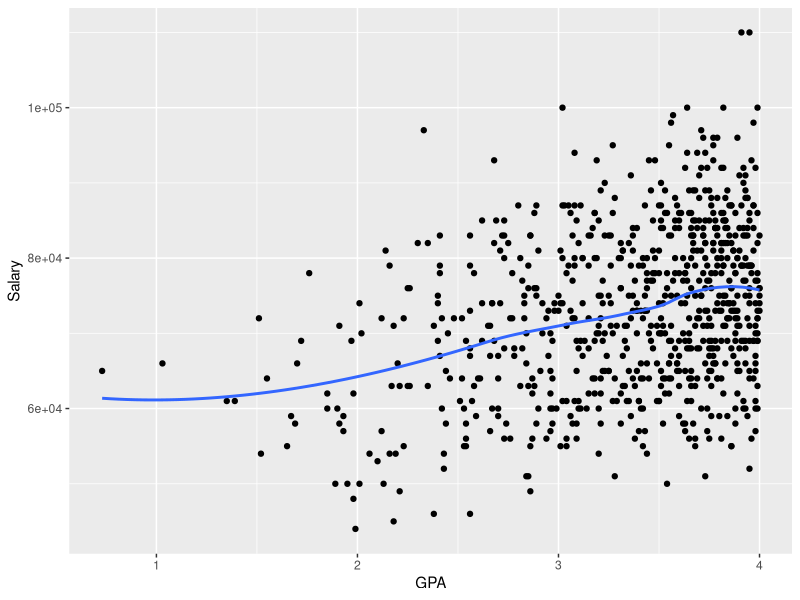
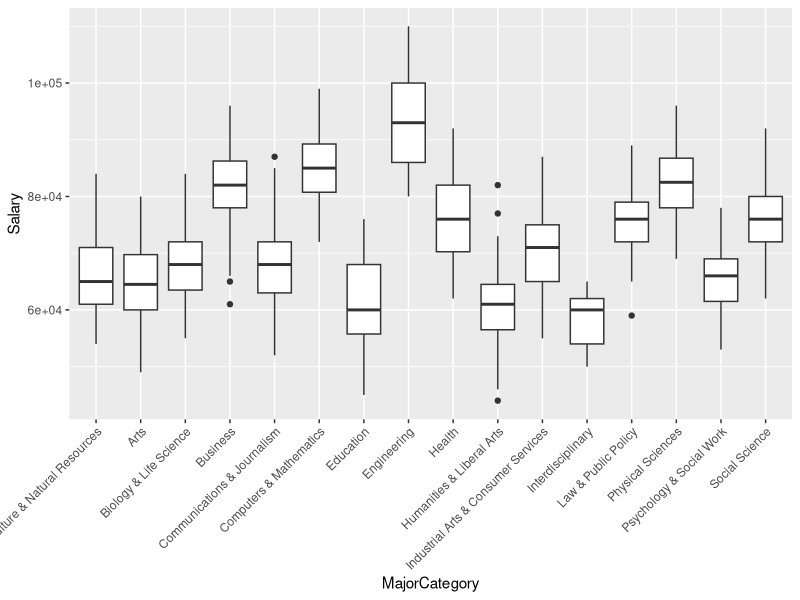
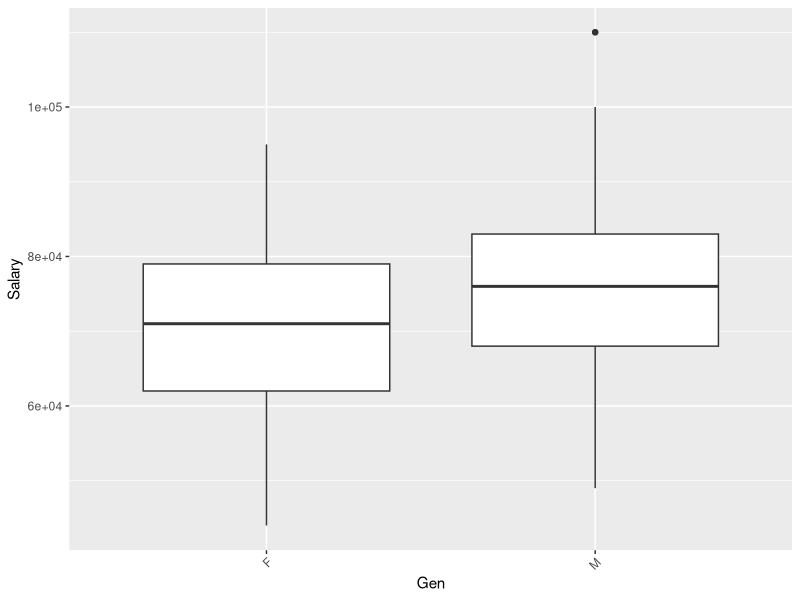
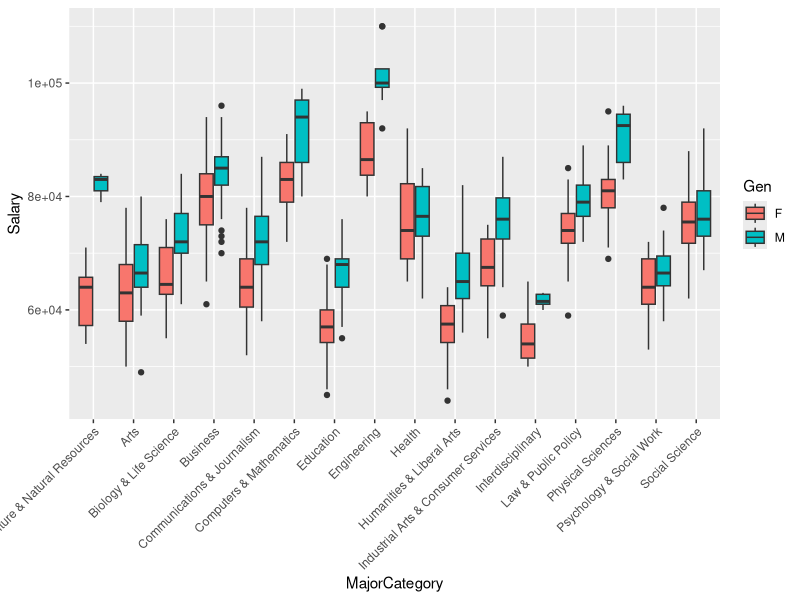
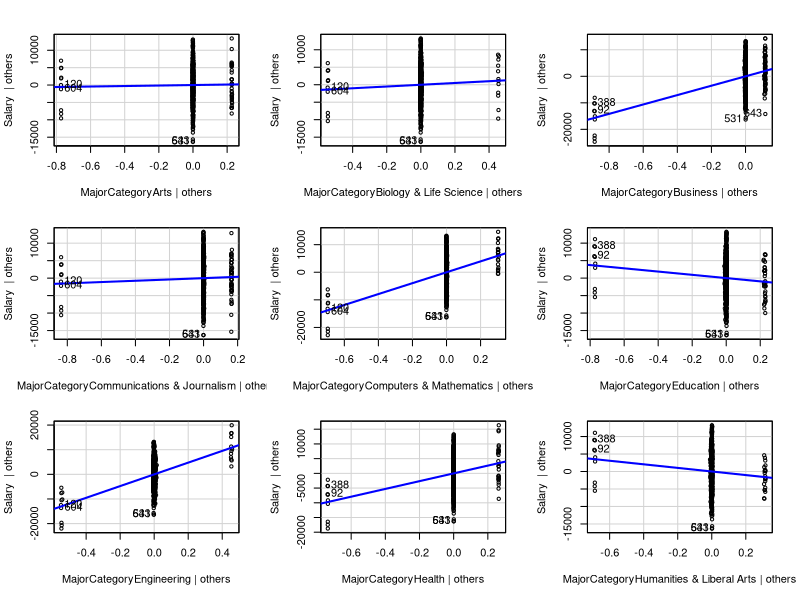
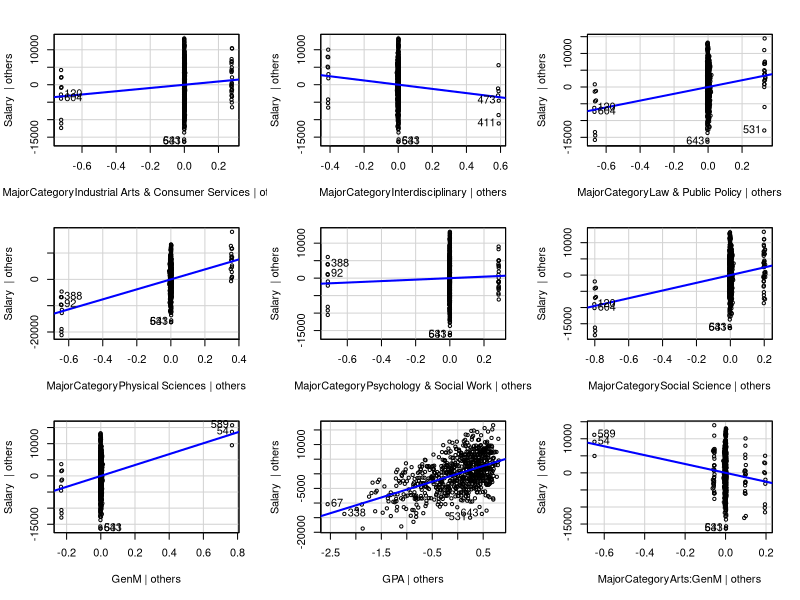
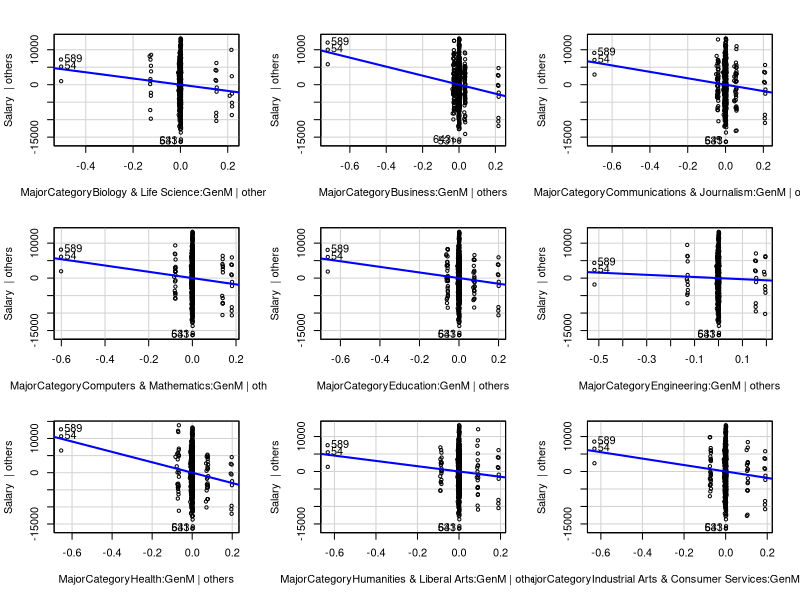
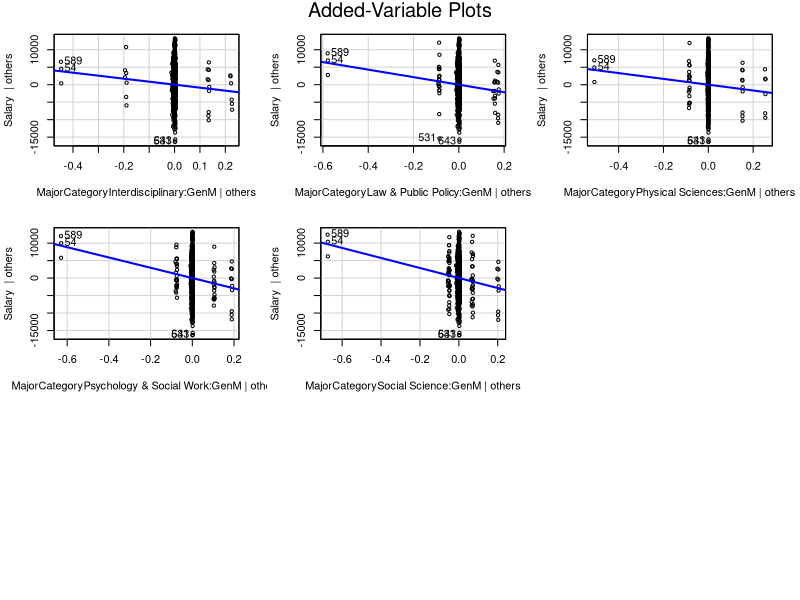

Write R code to recreate these figures, in order.
setwd("/Users/oscar/Desktop/Winter2023/STAT469/CollegeEducation")

library(tidyverse)
library(GGally)
library(car)
library(MASS)
library(lmtest)
library(multcomp)

salary <- read_csv("Salary.csv")

#1.----

#scaterplot of GPA and Salary
ggplot(data=salary, mapping=aes(x=GPA, y=Salary)) + geom_point()+geom_smooth(se=FALSE)

#Boxplot of majors and salary
ggplot(data=salary, mapping=aes(x=MajorCategory, y=Salary)) + geom_boxplot() + theme(axis.text.x = element_text(angle = 45, hjust = 1))

#Boxplot of gender and salary
ggplot(data=salary, mapping=aes(x=Gen, y=Salary)) + geom_boxplot() + theme(axis.text.x = element_text(angle = 45, hjust = 1))

#Correlation of GPA and Salary
cor(salary$Salary, salary$GPA)

#3.----

#Model to verify matrices
salary.lm <- lm(formula=Salary~., data=salary)

#model matrix
X <- model.matrix(object=Salary~., data=salary)
y <- salary$Salary

#Coefficients
Bhat <- solve((t(X)%*%X))%*%t(X)%*%y
coef(salary.lm)
Bhat

#standard deviation
S2 <- (t(y-(X%*%Bhat))%*%(y-(X%*%Bhat)))/(756-17-1)
sigma(salary.lm)
sqrt(S2)

#R^2
summary(salary.lm)$r.squared


#4.----

#F-test with anova for gender and major interaction
salaryinter.lm <- lm(formula=Salary~.+Gen:MajorCategory, data=salary)
anova(salaryinter.lm)

#boxplot of salary and gender
ggplot(data=salary, mapping=aes(x=MajorCategory, y=Salary, fill=Gen)) + geom_boxplot()+ theme(axis.text.x = element_text(angle = 45, hjust = 1))


#5.----
#AV Plots
avPlots(salaryinter.lm, ask=FALSE)


#Standardized res
ggplot() + geom_histogram(mapping=aes(x=stdres(salaryinter.lm)))

#KS Test
ks.test(stdres(salaryinter.lm), "pnorm")

#Fitted vals vs. res
ggplot(mapping=aes(x=fitted(salaryinter.lm), y=resid(salaryinter.lm))) + geom_point()

#BP test
bptest(salaryinter.lm)


#6.----
#Confidence intervals of 97%:


#GPA
gpa.lm <- lm(formula=Salary~GPA, data=salary)
confint(gpa.lm,level=.97)

#Gender
gender.lm <- lm(formula=Salary~Gen, data=salary)
confint(gender.lm,level=.97)

#Engineering
engin.lm <- lm(formula=Salary~MajorCategory, data=salary)
confint(engin.lm,level=.97)


#7.----

#Hypothesis test of gender in the field of math and computers
at <- t((c(1, 0, 0, 0, 0, 1, 0, 0, 0, 0, 0, 0, 0, 0, 0, 0, 1, 4)-c(1, 0, 0, 0, 0, 1, 0, 0, 0, 0, 0, 0, 0, 0, 0, 0, 0, 4)))

my.test <- glht(salary.lm, linfct=at, alternative="two.sided")
summary(my.test)

confint(my.test,level=.95)


#8.----

#Prediction for my personal salary:

new.x = data.frame(MajorCategory="Computers & Mathematics", Gen="M", GPA=3.22)
predict.lm(salary.lm, newdata=new.x, interval="prediction", level=0.95)


#9.---

#Leave one out cross validation:

n.cv <- 756 #Number of CV studies to run
n.test <- 1  #Number of observations in a test set
rpmse <- rep(x=NA, times=n.cv)
wid <- rep(x=NA, times=n.cv)

for(cv in 1:n.cv){
  ## Select test observations
  test.obs <- sample(x=1:n.cv, size=n.test)
  
  ## Split into test and training sets
  test.set <- salary[test.obs,]
  train.set <- salary[-test.obs,]
  
  ## Fit a lm() using the training data
  train.lm <- lm(formula=, data=train.set)
  
  ## Generate predictions for the test set
  my.preds <- predict.lm(train.lm, newdata=test.set, interval="prediction")
  
  ## Calculate RPMSE
  rpmse[cv] <- (test.set[['Salary']]-my.preds[,'fit'])^2 %>% mean() %>% sqrt()

  ## Calculate Width
  wid[cv] <- (my.preds[,'upr'] - my.preds[,'lwr']) %>% mean()
  
}

#RMSE
mean(rpmse)
sigma(salary.lm)

#Width
mean(wid)
